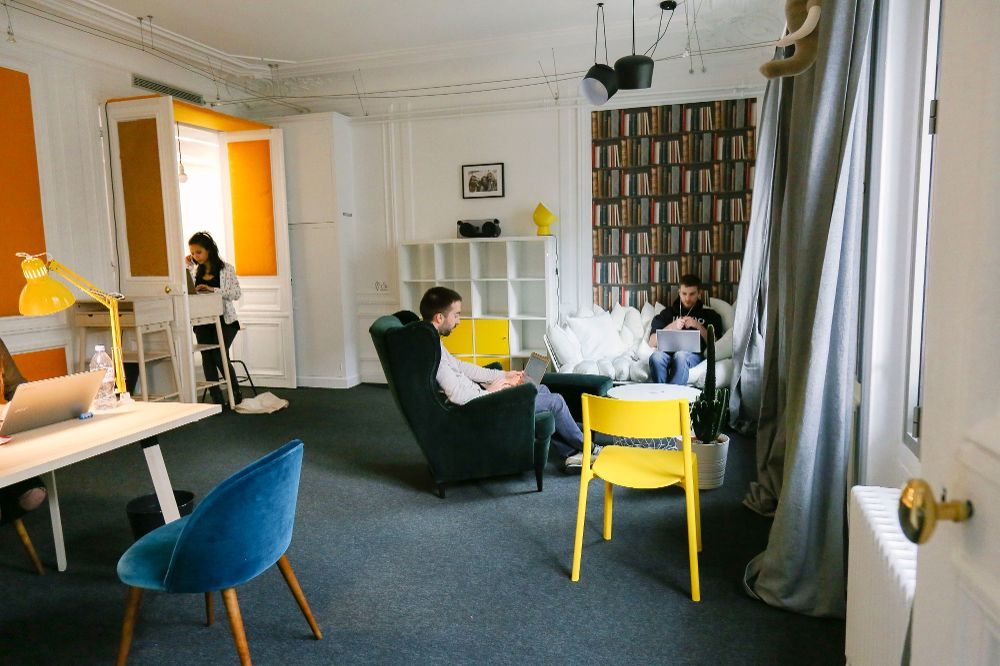
#> input picture la-quiet-room.jpg, 1000 x 666 px
$ jupyter execute img_dim_reduction.ipynb   (shell and % lines are left out)
#> lines starting #> are read from the running program, lines starting #| are printed output that depends on the picture; after the words box and inside, x2 and y2 are one past the last pixel; in counts of white or black regions, pixels touching at a corner belong together
[cell 1]
import cv2

[cell 2]
import matplotlib.pyplot as plt

[cell 3]
# add the path to your image here
path = 'la-quiet-room.jpg'
img = cv2.imread(path)
#> img is the input picture: shape (666, 1000, 3); mean B, G, R 109.4, 124, 126.9
img = cv2.cvtColor(img, cv2.COLOR_BGR2RGB)
img.shape
#> Out = (666, 1000, 3)

[cell 4]
img_plt = plt.imshow(img)
img_plt.axes.get_xaxis().set_visible(False)
img_plt.axes.get_yaxis().set_visible(False)

[cell 5]
grayscale_img = cv2.cvtColor(img, cv2.COLOR_BGR2GRAY)
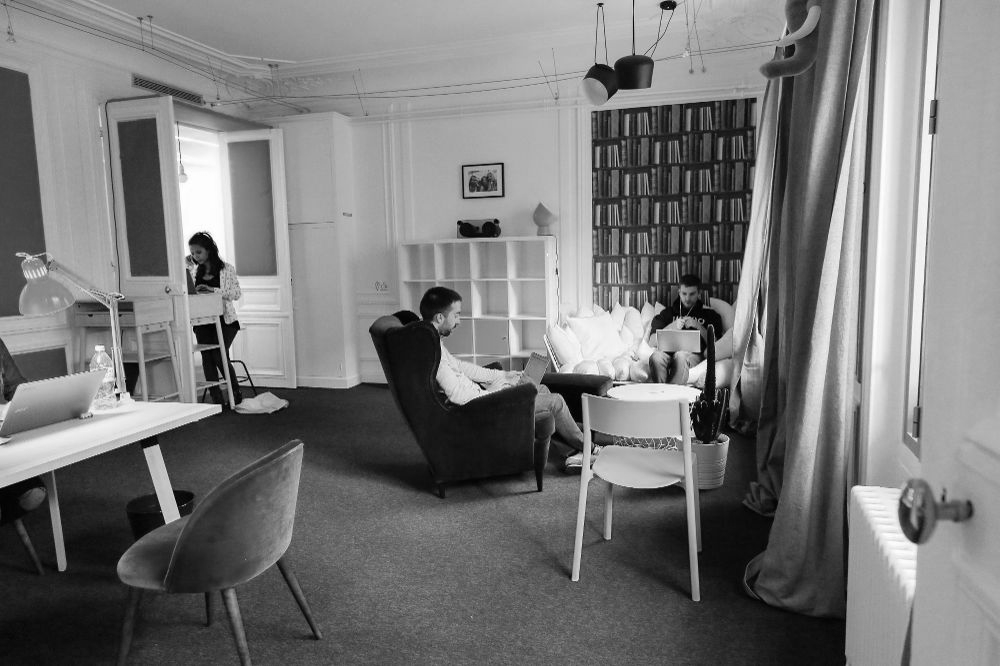
#> grayscale_img: shape (666, 1000); min 0, max 255, mean 119.9
grayscale_img.shape
#> Out = (666, 1000)

[cell 6]
gray_img = plt.imshow(grayscale_img, cmap='gray')
gray_img.axes.get_xaxis().set_visible(False)
gray_img.axes.get_yaxis().set_visible(False)
plt.savefig('grayscale_img.png', bbox_inches='tight', pad_inches=0)

[cell 7]
(thresh, blackAndWhiteImage) = cv2.threshold(grayscale_img, 127, 255, cv2.THRESH_BINARY)
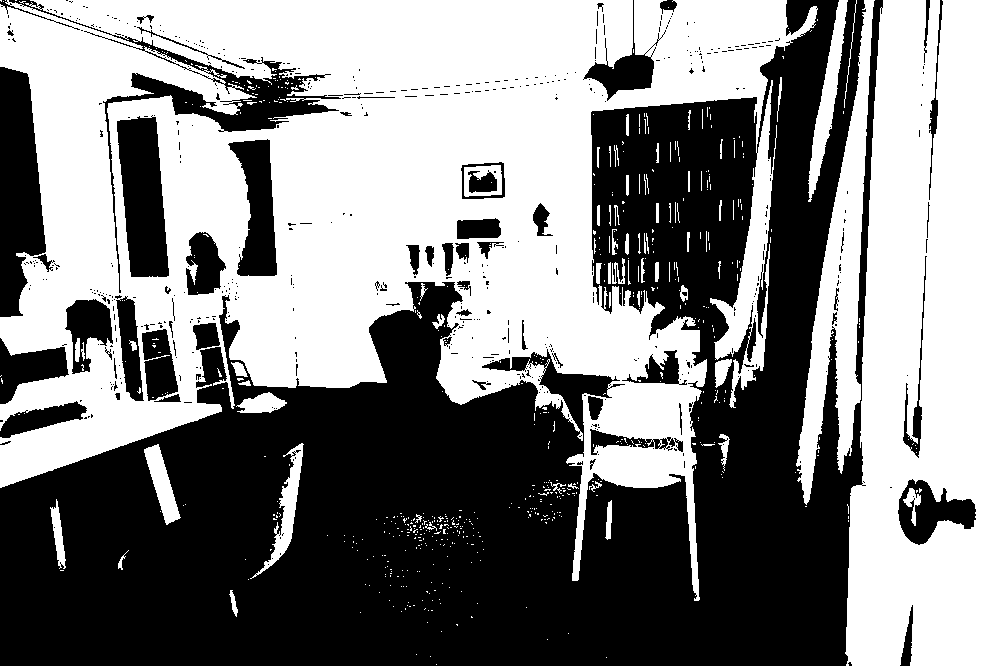
#> blackAndWhiteImage: shape (666, 1000); 51.7% white; 551 black regions (491 under 20 px), largest, box (x1, y1, x2, y2) and area: (0, 0, 883, 666) 270078, (0, 67, 46, 317) 8245, (9, 0, 341, 293) 7016
blackAndWhiteImage.shape
#> Out = (666, 1000)
